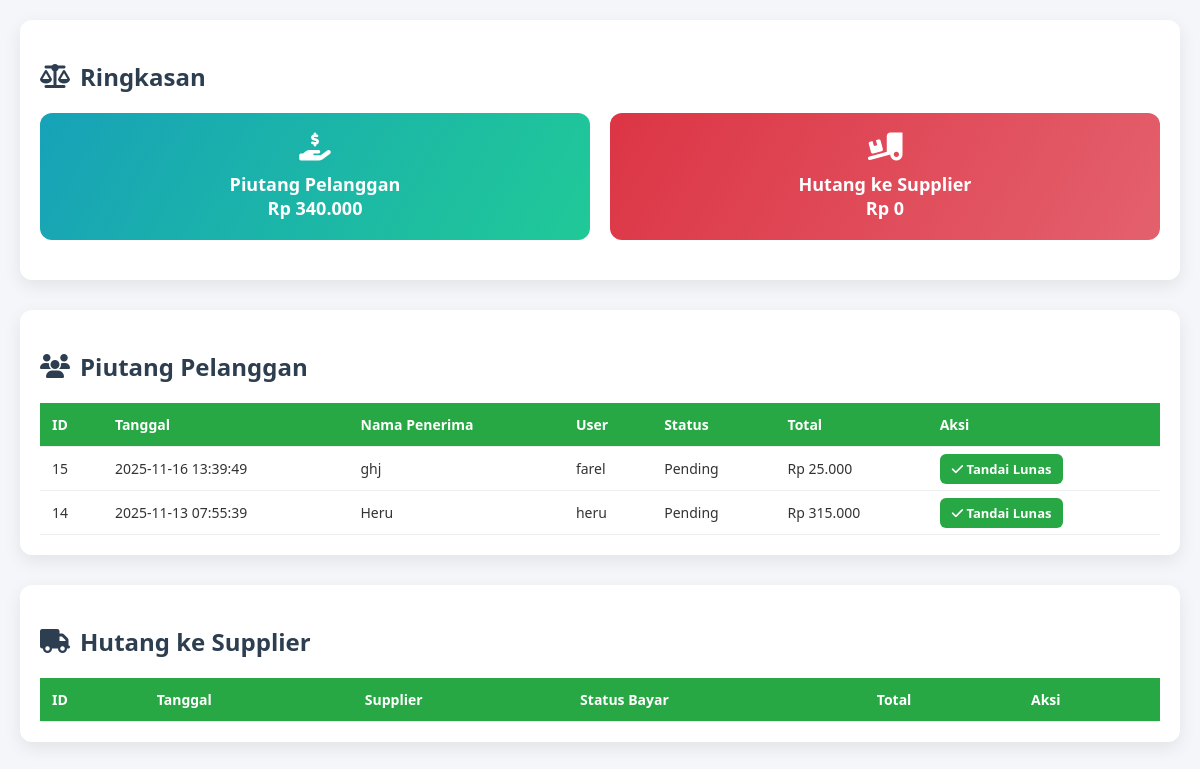
/admin/piutang.php, run on the app's committed database.
### tables this page shows
CREATE TABLE `transaksi_pelanggan` (
  `id` int(11) NOT NULL,
  `user_id` int(11) NOT NULL,
  `nama_penerima` varchar(100) NOT NULL,
  `alamat` text NOT NULL,
  `metode_bayar` varchar(50) NOT NULL,
  `total` decimal(15,2) NOT NULL,
  `tanggal` datetime DEFAULT current_timestamp(),
  `status` enum('pending','diproses','selesai','batal') DEFAULT 'pending'
);

CREATE TABLE `users` (
  `id` int(11) NOT NULL,
  `username` varchar(50) NOT NULL,
  `email` varchar(100) NOT NULL,
  `password` varchar(255) NOT NULL,
  `role` enum('admin','kasir','pelanggan') DEFAULT 'pelanggan',
  `outlet_id` int(11) DEFAULT NULL
);

### admin/piutang.php (the view, shortened to what this page needs)
<?php
include '../db.php';
$q = mysqli_query($conn, "
    SELECT tp.id, tp.tanggal, tp.nama_penerima, tp.total, tp.status, u.username
    FROM transaksi_pelanggan tp
    LEFT JOIN users u ON tp.user_id = u.id
    WHERE tp.status IN ('pending','diproses')
    ORDER BY tp.tanggal DESC
");
$q_sum = mysqli_query($conn, "
    SELECT SUM(total) as total_piutang
    FROM transaksi_pelanggan
    WHERE status IN ('pending','diproses')
");
$total_piutang = mysqli_fetch_assoc($q_sum)['total_piutang'] ?? 0;
$q_sum_sup = mysqli_query($conn, "
    SELECT SUM(total) as total_hutang
    FROM pembelian WHERE status ='belum_lunas'
");
$total_hutang = mysqli_fetch_assoc($q_sum_sup)['total_hutang'] ?? 0;
?>
<!DOCTYPE html>
<html lang="id">
<head>
<link rel="stylesheet" href="https://cdnjs.cloudflare.com/ajax/libs/font-awesome/6.4.2/css/all.min.css">
</head>
<body>
<div class="card">
  <h2><i class="fas fa-balance-scale"></i> Ringkasan</h2>
  <div class="summary">
    <div class="box piutang">
      <i class="fas fa-hand-holding-usd"></i>
      Piutang Pelanggan<br>Rp <?= number_format($total_piutang,0,',','.') ?>
    </div>
    <div class="box hutang">
      <i class="fas fa-truck-loading"></i>
      Hutang ke Supplier<br>Rp <?= number_format($total_hutang,0,',','.') ?>
    </div>
  </div>
</div>
<div class="card">
  <h2><i class="fas fa-users"></i> Piutang Pelanggan</h2>
  <table>
    <tr>
      <th>ID</th>
      <th>Tanggal</th>
      <th>Nama Penerima</th>
      <th>User</th>
      <th>Status</th>
      <th>Total</th>
      <th>Aksi</th>
    </tr>
    <?php while($row=mysqli_fetch_assoc($q)): ?>
    <tr>
      <td><?= $row['id'] ?></td>
      <td><?= $row['tanggal'] ?></td>
      <td><?= htmlspecialchars($row['nama_penerima']) ?></td>
      <td><?= htmlspecialchars($row['username']) ?></td>
      <td><?= ucfirst($row['status']) ?></td>
      <td>Rp <?= number_format($row['total'],0,',','.') ?></td>
      <td><a href="beranda.php?page=piutang&bayar_pelanggan=<?= $row['id'] ?>" class="btn btn-lunas"><i class="fas fa-check"></i> Tandai Lunas</a></td>
    </tr>
    <?php endwhile; ?>
  </table>
</div>
<div class="card">
  <h2><i class="fas fa-truck"></i> Hutang ke Supplier</h2>
  <table>
    <tr>
      <th>ID</th>
      <th>Tanggal</th>
      <th>Supplier</th>
      <th>Status Bayar</th>
      <th>Total</th>
      <th>Aksi</th>
    </tr>
  </table>
</div>
</body>
</html>

### admin/piutang.php (style rules this page uses)
body { font-family:'Segoe UI',sans-serif; background:#f4f6f9; margin:0; padding:20px; color:#333; }
.card { background:#fff; padding:20px; border-radius:12px; box-shadow:0 6px 18px rgba(0,0,0,0.08); margin-bottom:30px; }
h2 { margin-bottom:20px; display:flex; align-items:center; gap:10px; color:#2c3e50; }
table { width:100%; border-collapse:collapse; margin-top:10px; font-size:14px; }
th,td { padding:12px; border-bottom:1px solid #eee; text-align:left; }
th { background:#28a745; color:#fff; }
.summary { display:flex; gap:20px; margin-bottom:20px; flex-wrap:wrap; }
.box { flex:1; padding:20px; border-radius:12px; color:#fff; font-weight:700; text-align:center; font-size:18px; display:flex; flex-direction:column; align-items:center; gap:6px; }
.box i { font-size:28px; margin-bottom:5px; }
.piutang { background:linear-gradient(120deg,#17a2b8,#20c997); }
.hutang { background:linear-gradient(120deg,#dc3545,#e4606d); }
.btn { padding:6px 12px; border-radius:6px; text-decoration:none; font-size:13px; font-weight:600; }
.btn-lunas { background:#28a745; color:#fff; }

### data on the page
transaksi_pelanggan: id "15", tanggal "2025-11-16 13:39:49", nama_penerima "ghj", user.username "farel", status "Pending", total "25.000"
transaksi_pelanggan: id "14", tanggal "2025-11-13 07:55:39", nama_penerima "Heru", user.username "heru", status "Pending", total "315.000"

### other printed values
$total_piutang "340.000"
$total_hutang "0"
